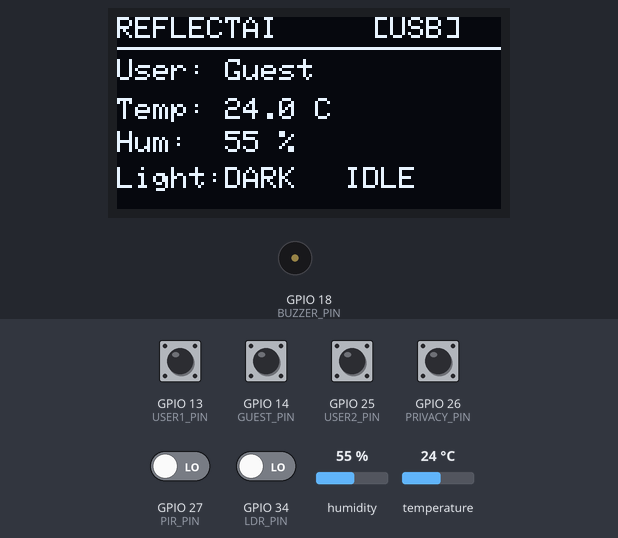
This sketch was run on a simulated ESP32. Parts: 128×64 one-colour display, buzzer (waves = sounding). Inputs (shaded band) come from the test bench; at power-on: GPIO 13 (USER1_PIN), GPIO 14 (GUEST_PIN), GPIO 25 (USER2_PIN), GPIO 26 (PRIVACY_PIN) HIGH, GPIO 27 (PIR_PIN), GPIO 34 (LDR_PIN) LOW, humidity 55 %, temperature 24 °C. What the sketch prints to the serial monitor is not drawn.

Above: at 3.3 s.
3.4 s: GPIO 13 (USER1_PIN) pulled LOW for 0.15 s
At 4.9 s:
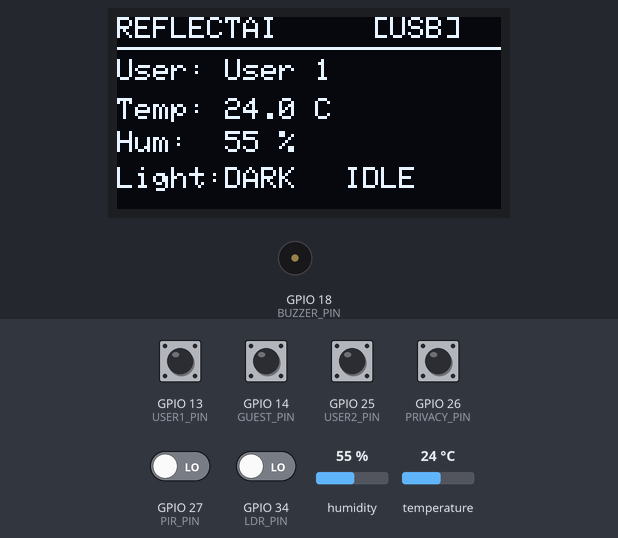
5.3 s: GPIO 26 (PRIVACY_PIN) pulled LOW for 0.15 s
At 6.6 s:
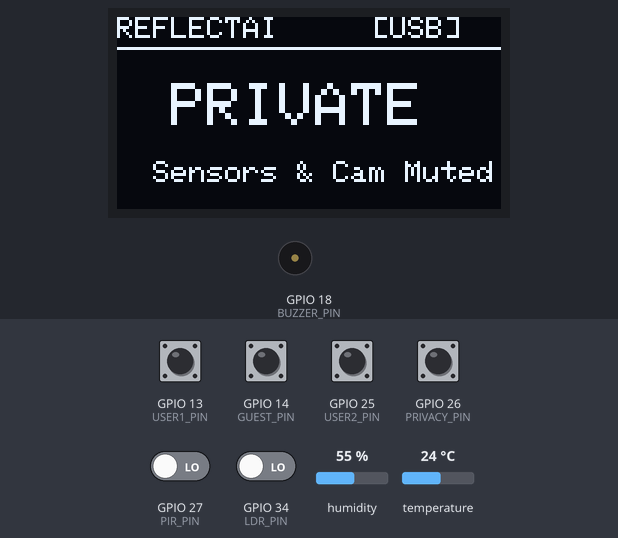
6.9 s: GPIO 25 (USER2_PIN) pulled LOW for 0.15 s
At 8.3 s:
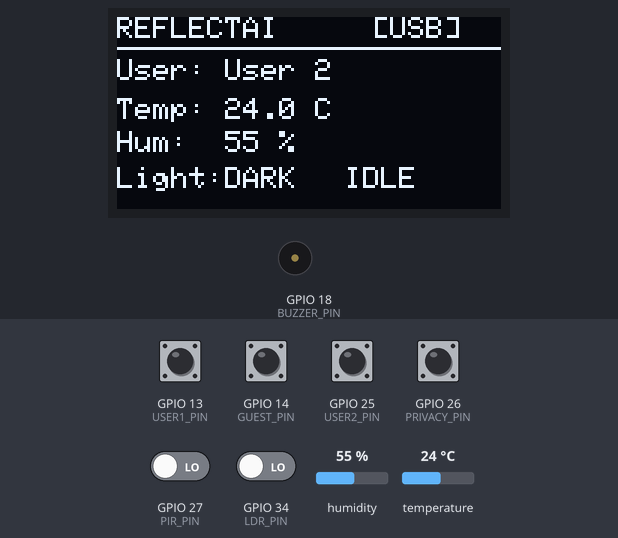
8.6 s: GPIO 27 (PIR_PIN) driven HIGH
At 9.9 s:
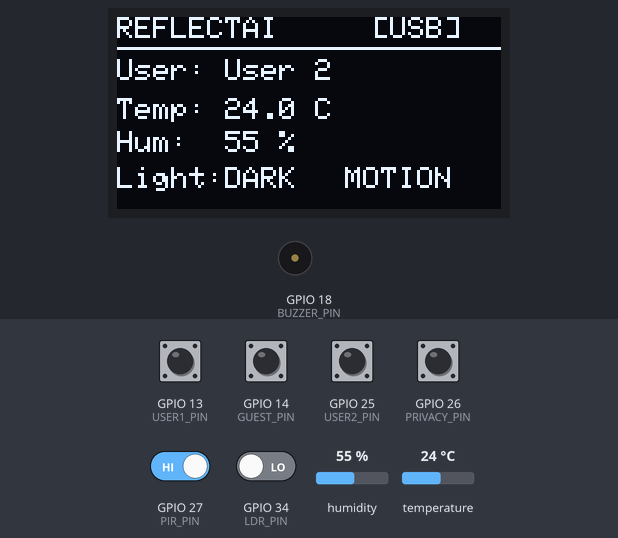
10.2 s: GPIO 14 (GUEST_PIN) pulled LOW for 0.15 s
At 11.3 s:
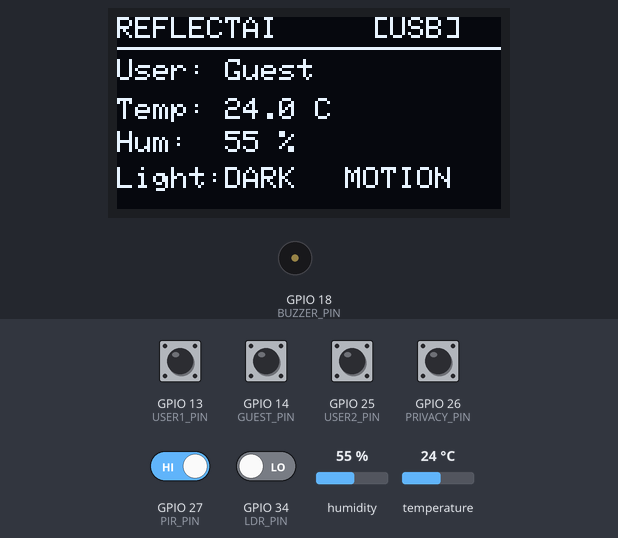
11.8 s: GPIO 34 (LDR_PIN) driven HIGH
At 12.8 s:
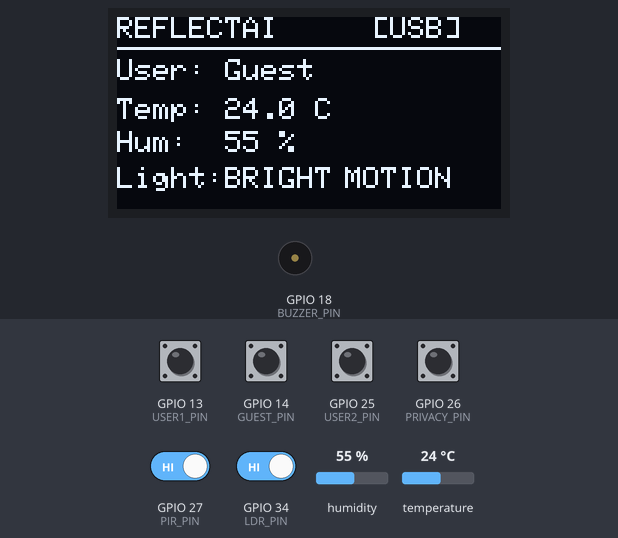
Timing chart, 0 to 14.5 s (numbered marks = the images above; inputs shaded):
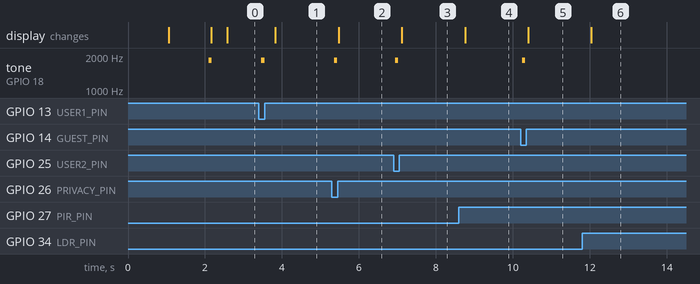

The sketch:

esp32_firmware.ino
```cpp
#include <Arduino.h>
#include <WiFi.h>
#include <WiFiClient.h>
#include <HTTPClient.h>
#include <Wire.h>
#include <Adafruit_GFX.h>
#include <Adafruit_SSD1306.h>
#include <DHT.h>

// =====================================================
// REFLECTAI (AAINA) — ESP32 FIRMWARE
//
// Hardware:
//   - ESP32 NodeMCU / Dev Module (WROOM-32)
//   - DHT22 (or DHT11) Temperature & Humidity Sensor
//   - HC-SR501 / AM312 PIR Motion Sensor
//   - LDR Light Sensor Module
//   - 0.96" I2C OLED Display (SSD1306, 128x64)
//   - Piezo Buzzer (Passive or Active)
//   - 4 Push Buttons (User 1, User 2, Guest, Privacy)
//
// Required Arduino IDE Libraries:
//   1. "Adafruit SSD1306" by Adafruit
//   2. "Adafruit GFX Library" by Adafruit
//   3. "DHT sensor library" by Adafruit
//   4. "Adafruit Unified Sensor" by Adafruit
// =====================================================

// =====================================================
// COMMUNICATION MODE
// =====================================================
// Set to false for DIRECT MICRO-USB CABLE (Zero Wi-Fi required!)
// Set to true only if you want wireless Wi-Fi HTTP POST
#define ENABLE_WIFI false

// Target Raspberry Pi / Dashboard Backend API (Only used if ENABLE_WIFI is true)
const char* WIFI_SSID       = "Mithi papdi";
const char* WIFI_PASSWORD   = "9468665211";
const char* PI_STATE_URL    = "http://192.168.173.9:5000/api/esp32/state";
const char* PI_SHARED_TOKEN = "KJwprEKT7YMu0WEYn0lcAJIZaNq0-m7tYr7Fx1vl9q8";

// =====================================================
// PIN DEFINITIONS
// =====================================================
#define DHT_PIN      4     // DHT22 Data Pin
#define DHT_TYPE     DHT22 // Change to DHT11 if using a DHT11 sensor
#define PIR_PIN      27    // PIR Motion Sensor
#define LDR_PIN      34    // LDR Light Sensor (ADC input)

#define USER1_PIN    13    // Profile 1 Button (Maanik) -> Active LOW (GND)
#define USER2_PIN    25    // Profile 2 Button (Ayush)  -> Active LOW (GND)
#define GUEST_PIN    14    // Guest Profile Button      -> Active LOW (GND)
#define PRIVACY_PIN  26    // Privacy Toggle Button     -> Active LOW (GND)

#define BUZZER_PIN   18    // Piezo Buzzer Pin

// =====================================================
// OLED CONFIGURATION (I2C SDA=21, SCL=22)
// =====================================================
#define SCREEN_WIDTH 128
#define SCREEN_HEIGHT 64
#define OLED_RESET   -1
#define OLED_ADDRESS 0x3C  // Default I2C address (auto-fallbacks to 0x3D)

Adafruit_SSD1306 display(SCREEN_WIDTH, SCREEN_HEIGHT, &Wire, OLED_RESET);
DHT dht(DHT_PIN, DHT_TYPE);

// =====================================================
// SYSTEM STATE
// =====================================================
String currentUser = "Guest";
bool privacyMode   = false;

bool user1LastState   = HIGH;
bool user2LastState   = HIGH;
bool guestLastState   = HIGH;
bool privacyLastState = HIGH;

unsigned long lastButtonTime[4] = {0, 0, 0, 0};
const unsigned long DEBOUNCE_DELAY = 220; // 220ms debounce

float temperature = NAN;
float humidity    = NAN;
int   lightState  = LOW;
int   motionState = LOW;
bool  motionLatch = false; // Latches fast motion pulses until sent

unsigned long lastDHTRead     = 0;
unsigned long lastServerSend  = 0;
unsigned long lastOLEDUpdate  = 0;
int           serverFailCount = 0;
int           dhtFailCount    = 0;

const unsigned long DHT_INTERVAL    = 2500; // Read DHT every 2.5s
const unsigned long SERVER_INTERVAL = 3000; // Telemetry post every 3s
const unsigned long OLED_INTERVAL   = 400;  // Update OLED every 400ms

// =====================================================
// FORWARD DECLARATIONS
// =====================================================
void beep(unsigned int durationMs = 80);
void connectWiFi();
void readDHT();
void readSensors();
void updateOLED();
void sendToPi(bool forceImmediate);
void sendToPi();
void handleButtons();

// =====================================================
// BUZZER FEEDBACK
// (Clean tone generator - 100% compatible across all ESP32 cores)
// =====================================================
void beep(unsigned int durationMs) {
  pinMode(BUZZER_PIN, OUTPUT);
  unsigned long start = millis();
  while (millis() - start < durationMs) {
    digitalWrite(BUZZER_PIN, HIGH);
    delayMicroseconds(250); // 2 kHz tone
    digitalWrite(BUZZER_PIN, LOW);
    delayMicroseconds(250);
  }
  digitalWrite(BUZZER_PIN, LOW);
}

// =====================================================
// WIFI CONNECTION
// =====================================================
void connectWiFi() {
  if (!ENABLE_WIFI) {
    return;
  }
  if (WiFi.status() == WL_CONNECTED) {
    return;
  }

  Serial.println();
  Serial.print("Connecting to Wi-Fi: ");
  Serial.println(WIFI_SSID);

  WiFi.mode(WIFI_STA);
  WiFi.begin(WIFI_SSID, WIFI_PASSWORD);

  int attempts = 0;
  while (WiFi.status() != WL_CONNECTED && attempts < 20) {
    delay(300);
    Serial.print(".");
    attempts++;
  }

  Serial.println();
  if (WiFi.status() == WL_CONNECTED) {
    Serial.println("[OK] Wi-Fi Connected!");
    Serial.print("ESP32 IP: ");
    Serial.println(WiFi.localIP());
  } else {
    Serial.print("[WARN] Wi-Fi Connection failed (status: ");
    Serial.print(WiFi.status());
    Serial.println("). Ensure hotspot is 2.4 GHz.");
  }
}

// =====================================================
// SENSORS
// =====================================================
void readDHT() {
  if (millis() - lastDHTRead < DHT_INTERVAL) {
    return;
  }
  lastDHTRead = millis();

  float t = dht.readTemperature();
  float h = dht.readHumidity();

  if (!isnan(t) && !isnan(h)) {
    temperature = t;
    humidity = h;
    dhtFailCount = 0;
    Serial.print("Temp: ");
    Serial.print(temperature, 1);
    Serial.print(" C | Hum: ");
    Serial.print(humidity, 1);
    Serial.println(" %");
  } else {
    dhtFailCount++;
    if (dhtFailCount == 1 || dhtFailCount % 10 == 0) {
      Serial.print("[WARN] DHT22 Read Warning (NaN attempt ");
      Serial.print(dhtFailCount);
      Serial.println("). Keeping previous reading.");
    }
  }
}

void readSensors() {
  // LDR Sensor (Digital DO comparator module or bare resistor divider)
  lightState = digitalRead(LDR_PIN);

  // PIR Motion Sensor
  int pir = digitalRead(PIR_PIN);
  if (pir == HIGH) {
    motionState = HIGH;
    motionLatch = true; // Latch motion until next telemetry packet
  } else {
    motionState = LOW;
  }
}

// =====================================================
// OLED DISPLAY
// =====================================================
void updateOLED() {
  if (millis() - lastOLEDUpdate < OLED_INTERVAL) {
    return;
  }
  lastOLEDUpdate = millis();

  display.clearDisplay();
  display.setTextColor(SSD1306_WHITE);

  // Header Banner
  display.setTextSize(1);
  display.setCursor(0, 0);
  display.print("REFLECTAI");

  // Connection status indicator in header
  display.setCursor(85, 0);
  if (!ENABLE_WIFI) {
    display.print("[USB]");
  } else if (WiFi.status() == WL_CONNECTED) {
    display.print("[WiFi]");
  } else {
    display.print("[NoNet]");
  }
  display.drawLine(0, 10, 127, 10, SSD1306_WHITE);

  if (privacyMode) {
    display.setTextSize(2);
    display.setCursor(18, 22);
    display.println("PRIVATE");

    display.setTextSize(1);
    display.setCursor(12, 48);
    display.println("Sensors & Cam Muted");
  } else {
    // Current User
    display.setTextSize(1);
    display.setCursor(0, 14);
    display.print("User: ");
    display.println(currentUser);

    // Temperature
    display.setCursor(0, 27);
    display.print("Temp: ");
    if (isnan(temperature)) {
      display.println("--.- C");
    } else {
      display.print(temperature, 1);
      display.println(" C");
    }

    // Humidity
    display.setCursor(0, 38);
    display.print("Hum:  ");
    if (isnan(humidity)) {
      display.println("-- %");
    } else {
      display.print(humidity, 0);
      display.println(" %");
    }

    // Light Status
    display.setCursor(0, 50);
    display.print("Light:");
    display.print(lightState == HIGH ? "BRIGHT" : "DARK");

    // Motion Status
    display.setCursor(76, 50);
    display.print((motionState == HIGH || motionLatch) ? "MOTION" : "IDLE");
  }

  display.display();
}

// =====================================================
// SEND DATA TO RASPBERRY PI
// =====================================================
void sendToPi() {
  sendToPi(false);
}

void sendToPi(bool forceImmediate) {
  // If not forced, check interval
  if (!forceImmediate && (millis() - lastServerSend < SERVER_INTERVAL)) {
    return;
  }

  // If Pi was unreachable over Wi-Fi, apply 8s backoff so main loop never stutters
  if (ENABLE_WIFI && !forceImmediate && serverFailCount > 0 && (millis() - lastServerSend < 8000)) {
    return;
  }
  lastServerSend = millis();

  String lightStatus = (lightState == HIGH) ? "bright" : "dark";
  bool sendMotion = (motionState == HIGH) || motionLatch;
  motionLatch = false; // Clear latch upon transmission

  // Build clean JSON packet
  String json = "{";
  json += "\"device\":\"esp32\",";
  json += "\"status\":\"online\",";

  if (isnan(temperature)) {
    json += "\"temperature\":null,";
  } else {
    json += "\"temperature\":" + String(temperature, 1) + ",";
  }

  if (isnan(humidity)) {
    json += "\"humidity\":null,";
  } else {
    json += "\"humidity\":" + String(humidity, 1) + ",";
  }

  json += "\"light\":\"" + lightStatus + "\",";
  json += "\"motion\":" + String(sendMotion ? "true" : "false") + ",";
  json += "\"user\":\"" + currentUser + "\",";
  json += "\"privacy\":" + String(privacyMode ? "true" : "false");
  json += "}";

  // ===================================================
  // 1. ALWAYS SEND OVER MICRO-USB CABLE (Zero Wi-Fi Needed)
  // ===================================================
  Serial.println(json);

  // ===================================================
  // 2. OPTIONAL WI-FI HTTP POST (Only if ENABLE_WIFI is true)
  // ===================================================
  if (ENABLE_WIFI) {
    if (WiFi.status() != WL_CONNECTED) {
      static unsigned long lastReconnectAttempt = 0;
      if (millis() - lastReconnectAttempt > 8000) {
        lastReconnectAttempt = millis();
        Serial.println("[WiFi] Not connected. Attempting background reconnect...");
        WiFi.reconnect();
      }
      return;
    }

    WiFiClient client;
    HTTPClient http;

    if (!http.begin(client, PI_STATE_URL)) {
      Serial.println("[ERROR] Unable to begin HTTPClient to Pi");
      return;
    }

    http.setTimeout(2000); // 2 second timeout so loop never hangs
    http.addHeader("Content-Type", "application/json");
    http.addHeader("X-ReflectAI-Token", PI_SHARED_TOKEN);

    int httpCode = http.POST(json);

    if (httpCode > 0) {
      serverFailCount = 0;
      String response = http.getString();
    } else {
      serverFailCount++;
    }

    http.end();
    client.stop(); // Cleanly close socket
  }
}

// =====================================================
// BUTTON HANDLING (Hardware Debounced + Instant Trigger)
// =====================================================
void handleButtons() {
  unsigned long now = millis();

  // USER 1 (Profile 1 - Maanik)
  bool u1 = digitalRead(USER1_PIN);
  if (u1 == LOW && user1LastState == HIGH && (now - lastButtonTime[0] > DEBOUNCE_DELAY)) {
    lastButtonTime[0] = now;
    currentUser = "User 1";
    privacyMode = false;
    Serial.println(">>> USER 1 (Profile 1) SELECTED <<<");
    beep();
    updateOLED();
    sendToPi(true);
  }
  user1LastState = u1;

  // USER 2 (Profile 2 - Ayush)
  bool u2 = digitalRead(USER2_PIN);
  if (u2 == LOW && user2LastState == HIGH && (now - lastButtonTime[1] > DEBOUNCE_DELAY)) {
    lastButtonTime[1] = now;
    currentUser = "User 2";
    privacyMode = false;
    Serial.println(">>> USER 2 (Profile 2) SELECTED <<<");
    beep();
    updateOLED();
    sendToPi(true);
  }
  user2LastState = u2;

  // GUEST PROFILE
  bool g = digitalRead(GUEST_PIN);
  if (g == LOW && guestLastState == HIGH && (now - lastButtonTime[2] > DEBOUNCE_DELAY)) {
    lastButtonTime[2] = now;
    currentUser = "Guest";
    privacyMode = false;
    Serial.println(">>> GUEST SELECTED <<<");
    beep();
    updateOLED();
    sendToPi(true);
  }
  guestLastState = g;

  // PRIVACY TOGGLE
  bool p = digitalRead(PRIVACY_PIN);
  if (p == LOW && privacyLastState == HIGH && (now - lastButtonTime[3] > DEBOUNCE_DELAY)) {
    lastButtonTime[3] = now;
    privacyMode = !privacyMode;
    Serial.print(">>> PRIVACY MODE: ");
    Serial.println(privacyMode ? "ON <<<" : "OFF <<<");
    beep();
    updateOLED();
    sendToPi(true);
  }
  privacyLastState = p;
}

// =====================================================
// ARDUINO SETUP
// =====================================================
void setup() {
  Serial.begin(115200);
  delay(1000);

  Serial.println("\n================================");
  Serial.println(" REFLECTAI - AAINA (ESP32)");
  Serial.println("================================");

  // I2C for SSD1306 OLED (SDA=21, SCL=22)
  Wire.begin(21, 22);

  // Initialize DHT22
  dht.begin();

  // Pin modes
  pinMode(LDR_PIN, INPUT);
  pinMode(PIR_PIN, INPUT);

  pinMode(USER1_PIN, INPUT_PULLUP);
  pinMode(USER2_PIN, INPUT_PULLUP);
  pinMode(GUEST_PIN, INPUT_PULLUP);
  pinMode(PRIVACY_PIN, INPUT_PULLUP);

  pinMode(BUZZER_PIN, OUTPUT);
  digitalWrite(BUZZER_PIN, LOW);

  // Initialize OLED Display with automatic address fallback (0x3C -> 0x3D)
  if (!display.begin(SSD1306_SWITCHCAPVCC, OLED_ADDRESS)) {
    if (!display.begin(SSD1306_SWITCHCAPVCC, 0x3D)) {
      Serial.println("[ERROR] OLED Display Init Failed! Check I2C wiring (SDA=21, SCL=22).");
    } else {
      Serial.println("[OK] OLED Display Ready at address 0x3D.");
    }
  } else {
    Serial.println("[OK] OLED Display Ready at address 0x3C.");
  }

  display.clearDisplay();
  display.setTextColor(SSD1306_WHITE);
  display.setTextSize(2);
  display.setCursor(10, 22);
  display.println("REFLECTAI");
  display.display();
  delay(1000);

  // Connect to Wi-Fi only if enabled
  if (ENABLE_WIFI) {
    connectWiFi();
  } else {
    Serial.println("[MODE] Micro-USB Cable Mode Active (No Wi-Fi Needed)");
  }

  beep();
  Serial.println("[READY] System initialized. Entering main loop.\n");
}

// =====================================================
// ARDUINO MAIN LOOP
// =====================================================
void loop() {
  handleButtons(); // Checks button presses & triggers instant Pi sync
  readDHT();       // Periodic DHT read (every 2.5s)
  readSensors();   // Digital LDR and PIR reads
  updateOLED();    // Periodic OLED refresh (every 400ms)
  sendToPi();      // Periodic sensor telemetry (every 3s)

  delay(20);
}
```

Measured:
- after the input at 3.4 s, tone on GPIO 18 (BUZZER_PIN): silent → 1826 Hz after 0.07 s, → silent 0.08 s later; the display: changes after 0.42 s (image 1)
- after the input at 5.3 s, tone on GPIO 18 (BUZZER_PIN): silent → 1826 Hz after 0.06 s, → silent 0.08 s later; the display: changes after 0.17 s (image 2)
- after the input at 6.9 s, tone on GPIO 18 (BUZZER_PIN): silent → 1826 Hz at once, → silent 0.08 s later; the display: changes after 0.22 s (image 3)
- after the input at 8.6 s, the display: changes after 0.16 s (image 4)
- after the input at 10.2 s, tone on GPIO 18 (BUZZER_PIN): silent → 1826 Hz at once, → silent 0.08 s later; the display: changes after 0.19 s (image 5)
- after the input at 11.8 s, the display: changes after 0.23 s (image 6)
